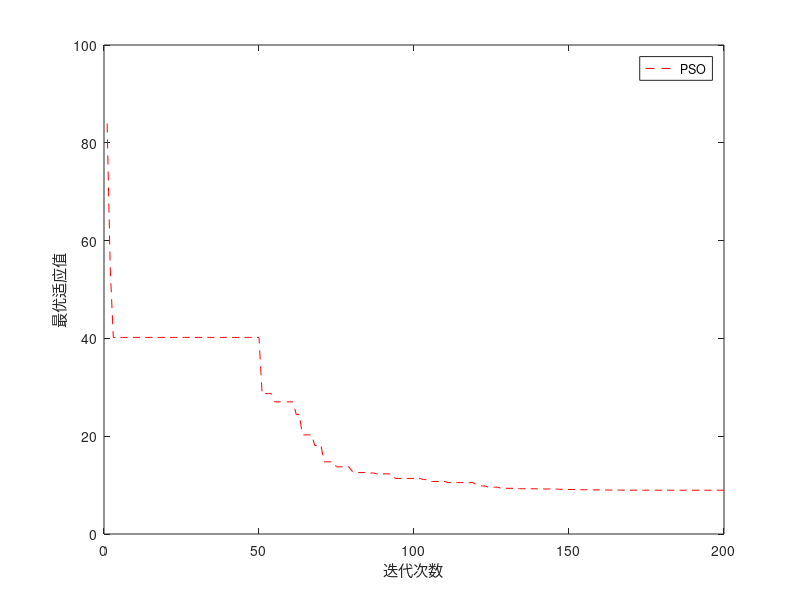

This figure's MATLAB source:
%%% 《计算智能》180页习题1
%%%
%%%2021.5.7
clc;
clear all;
close all;
dim=10;%粒子维数
tmax=200;%最大迭代次数     
m=30;%
for j=1:dim
    xmax(j)=5.12;
    xmin(j)=-5.12;
    vmax(j)=0.2*xmax(j);
    vmin(j)=0.2*xmin(j);
end
c1=2; 
c2=2; %学习因子
wmax=0.9; %惯性权重最大值 wpso
wmin=0.4; %惯性权重最小值 wpso
  gbest_bbpso=zeros(1,tmax);
  gbest_pso=zeros(1,tmax);
nummax=1; %测试次数
best_bbpso=zeros(1,nummax); %每次试验的最优值
best_pso=zeros(1,nummax); 

%%%%%%%%%%%%%%%%%%%BBPSO
for number=1:nummax   
    for i=1:m    %      
        for j=1:dim  
            x(i,j)=rand()*(xmax(j)-xmin(j))+xmin(j); 
        end   
        pfit(i)=0;    
        for j=1:dim
            pfit(i)=pfit(i)+(x(i,j)^2-10*cos(2*pi*x(i,j))+10);       
        end     
    end
    pb=x;%粒子初始最佳位置赋值(个体最佳位置)
   [gbest,index]=min(pfit);%gbest全局最小适应度
   pg=x(index,:);%全局最佳位置
    for t=1:tmax    
        for i=1:m   
            for j=1:dim
                u=0.5*(pb(i,j)+pg(j));
                v=abs(pb(i,j)-pg(j));
                x(i,j)=normrnd(u,v);%高斯正态分布
               if x(i,j)>xmax(j)||x(i,j)<xmin(j)
                    x(i,j)=rand()*(xmax(j)-xmin(j))+xmin(j); %多样性
                end                         
            end   
            pfitness=0;
            for j=1:dim
             pfitness=pfitness+(x(i,j)^2-10*cos(2*pi*x(i,j))+10);
            end 
            if pfitness<pfit(i)
                pfit(i)=pfitness;
                pb(i,:)=x(i,:);             
           end
           if pfitness<gbest
                gbest=pfitness;
                pg=x(i,:);
                index=i;
           end      
        end
      gbest_bbpso(t)=gbest_bbpso(t)+gbest;
    end
    best_bbpso(number)=gbest;
end
%%%%%%%%%%%%%%%%%%%%%%%%%%%%%%%%%惯性权重线性递减方式
for number=1:nummax
   for i=1:m
         pfit(i)=0;
         for j=1:dim 
             x(i,j)=rand()*(xmax(j)-xmin(j))+xmin(j); 
             pfit(i)=pfit(i)+(x(i,j)^2-10*cos(2*pi*x(i,j))+10);
         end         
   end  
   pb=x;
   for i=1:m
       for j=1:dim
           v(i,j)=rand()*(vmax(j)-vmin(j))+vmin(j);
       end
   end
   [gbest,index]=min(pfit);%gbest全局最小适应度
    pg=x(index,:);%全局最佳位置
    for t=1:tmax
       w=wmax-(wmax-wmin)*t/tmax;     
        for i=1:m           
            for j=1:dim
                R1=c1*rand();
                R2=c2*rand();  
                v(i,j)=w*v(i,j)+R1*(pb(i,j)-x(i,j))+R2*(pg(j)-x(i,j));  
                if v(i,j)>vmax(j)
                    v(i,j)=vmax(j);
                end
                if v(i,j)<vmin(j)
                    v(i,j)=vmin(j);
                end
                x(i,j)=x(i,j)+v(i,j);
                if x(i,j)>xmax(j)
                    x(i,j)=xmax(j);
                end
                if x(i,j)<xmin(j)
                    x(i,j)=xmin(j);
                end
            end
            pfitness=0;
            for j=1:dim
                pfitness=pfitness+(x(i,j)^2-10*cos(2*pi*x(i,j))+10);
            end   
            if pfitness<pfit(i)
                pfit(i)=pfitness;
                pb(i,:)=x(i,:);
           end
            if pfitness<gbest
                gbest=pfitness;
                pg=x(i,:);
            end      
        end         
        gbest_pso(t)=gbest_pso(t)+gbest;
    end    
     best_pso(number)=gbest;
end
figure(1);
   i=1:tmax;
   %plot(i,(gbest_bbpso(i)/nummax),'-r',i,(gbest_pso(i)/nummax),'--r');
 % plot(i,(gbest_bbpso(i)/nummax),'-r');
 plot(i,(gbest_pso(i)/nummax),'--r');
  %legend('BBPSO','PSO');
 % legend('BBPSO');
  legend('PSO');
xlabel('迭代次数');
ylabel('最优适应值');         

